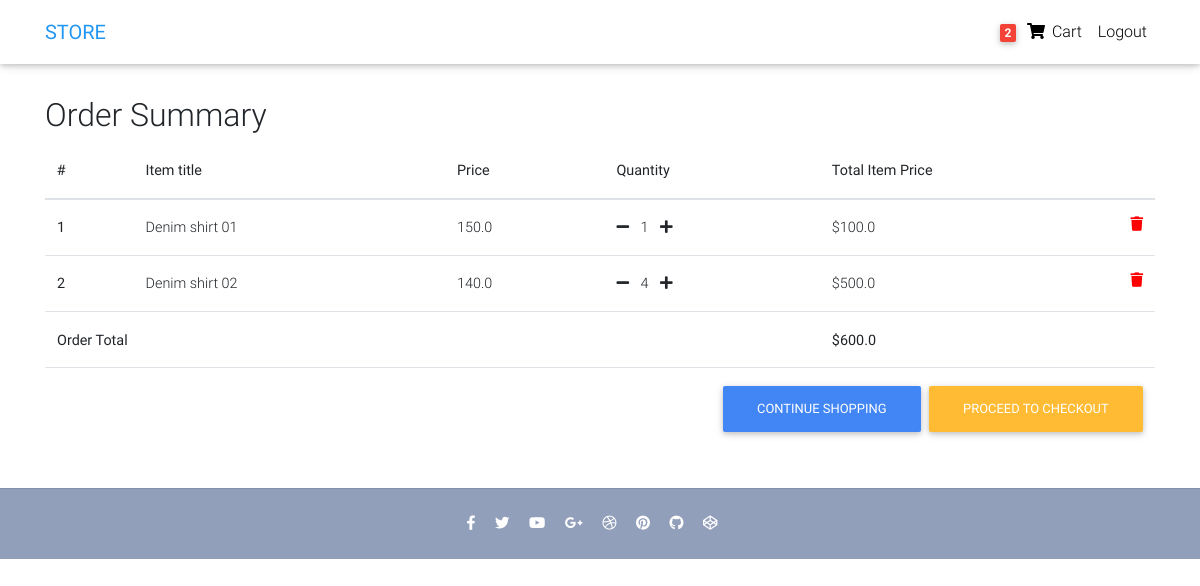
/order-summary/ (signed in), run on an earlier commit of the app's database.
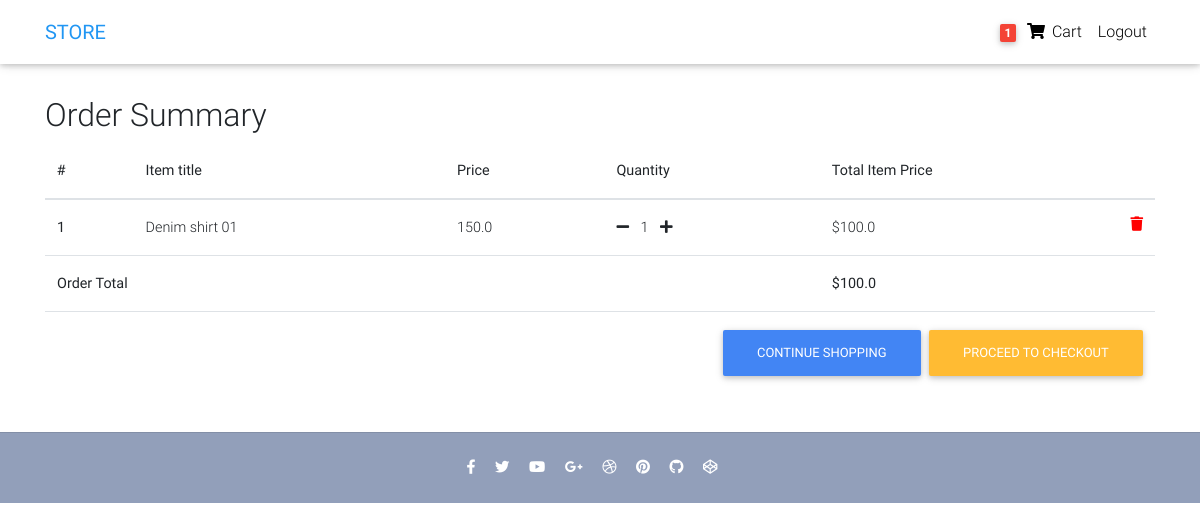
And on a later commit of the database.
### core/models.py (models this page shows, shortened)
class Order(models.Model):
    user = models.ForeignKey(settings.AUTH_USER_MODEL,
                             on_delete=models.CASCADE)
    ref_code = models.CharField(max_length=20, blank=True, null=True)
    items = models.ManyToManyField(OrderItem)
    start_date = models.DateTimeField(auto_now_add=True)
    ordered_date = models.DateTimeField()
    ordered = models.BooleanField(default=False)
    billing_address = models.ForeignKey(
        'BillingAddress', on_delete=models.SET_NULL, blank=True, null=True)
    def get_total(self):
        total = 0
        for order_item in self.items.all():
            total += order_item.get_final_price()
        return total

class OrderItem(models.Model):
    user = models.ForeignKey(settings.AUTH_USER_MODEL,
                             on_delete=models.CASCADE)
    ordered = models.BooleanField(default=False)
    item = models.ForeignKey(Item, on_delete=models.CASCADE)
    quantity = models.IntegerField(default=1)
    def get_total_discount_item_price(self):
        return self.quantity * self.item.discount_price
    def get_final_price(self):
        if self.item.discount_price:
            return self.get_total_discount_item_price()
        return self.get_total_item_price()

class Item(models.Model):
    title = models.CharField(max_length=100)
    price = models.FloatField()
    discount_price = models.FloatField(blank=True, null=True)
    slug = models.SlugField()
    description = models.TextField()

### core/views.py (the view)
# urls.py: path('order-summary/', OrderSummaryView.as_view(), name='order-summary'),
class OrderSummaryView(LoginRequiredMixin, View):
    def get(self, *args, **kwargs):
        try:
            order = Order.objects.get(user=self.request.user, ordered=False)
            context = {
                'object': order
            }
            return render(self.request, 'order_summary.html', context)
        except ObjectDoesNotExist:
            messages.error(self.request, "You do not have an active order")
            return redirect("/")

### core/templatetags/cart_template_tags.py (called while the page is built)
@register.filter
def cart_item_count(user):
    if user.is_authenticated:
        qs = Order.objects.filter(user=user, ordered=False)
        if qs.exists():
            return qs [0].items.count()
    return 0

### templates/order_summary.html (shortened to what this page needs)
{% extends "base.html" %}
{% block content %}
  <main>
    <div class="container">
    <div class="table-responsive text-nowrap">
    <h2>Order Summary</h2>
    <table class="table">
        <thead>
        <tr>
            <th scope="col">#</th>
            <th scope="col">Item title</th>
            <th scope="col">Price</th>
            <th scope="col">Quantity</th>
            <th scope="col">Total Item Price</th>
        </tr>
        </thead>
        <tbody>
        {% for order_item in object.items.all %}
        <tr>
            <th scope="row">{{ forloop.counter }}</th>
            <td>{{ order_item.item.title }}</td>
            <td>{{ order_item.item.price }}</td>
            <td>
                <a href="{% url 'core:remove-single-item-from-cart' order_item.item.slug %}"><i class="fas fa-minus mr-2"></i></a>
                {{ order_item.quantity }}
                <a href="{% url 'core:add-to-cart' order_item.item.slug %}"><i class="fas fa-plus ml-2"></i></a>
            </td>
            <td>
            {% if order_item.item.discount_price %}
                ${{ order_item.get_total_discount_item_price }}
            {% else %}
                ${{ order_item.get_total_item_price }}
            {% endif %}
            <a style='color: red;' href="{% url 'core:remove-from-cart' order_item.item.slug %}">
                <i class="fas fa-trash float-right"></i>
            </a>
            </td>
        </tr>
        {% endfor %}
        {% if object.get_total %}
        <tr>
            <td colspan="4"><b>Order Total</b></td>
            <td><b>${{ object.get_total }}</b></td>
        </tr>
        <tr>
            <td colspan="5">
            <a class='btn btn-warning float-right ml-2' href='/checkout/'>Proceed to checkout</a>
            <a class='btn btn-primary float-right' href='/'>Continue shopping</a>
            </td>
        </tr>
        {% endif %}
        </tbody>
    </table>
    </div>
    </div>
  </main>
{% endblock content %}

### templates/base.html (shortened to what this page needs)
{% load static %}
<!DOCTYPE html>
<html lang="en">
<head>
  <link rel="stylesheet" href="https://use.fontawesome.com/releases/v5.8.1/css/all.css">
  <link href="{% static 'css/bootstrap.min.css' %}" rel="stylesheet">
  <link href="{% static 'css/mdb.min.css' %}" rel="stylesheet">
  <link href="{% static 'css/style.min.css' %}" rel="stylesheet">
</head>
{% include "navbar.html" %}
<body>
    <div class="mt-5 pt-4">
    </div>
    {% block content %}
    {% endblock content %}
    {% include "footer.html" %}
</body>
</html>

### templates/navbar.html (shortened to what this page needs)
# {% load cart_template_tags %}
<nav class="navbar fixed-top navbar-expand-lg navbar-light white scrolling-navbar">
    <div class="container">
      <a class="navbar-brand waves-effect" href="/">
        <strong class="blue-text">STORE</strong>
      </a>
      <div class="collapse navbar-collapse" id="navbarSupportedContent">
        <ul class="navbar-nav nav-flex-icons" >
          {% if request.user.is_authenticated %}
          <li class="nav-item">
            <a href="{% url 'core:order-summary' %}" class="nav-link waves-effect">
              <span class="badge red z-depth-1 mr-1"> {{ request.user|cart_item_count }} </span>
              <i class="fas fa-shopping-cart"></i>
              <span class="clearfix d-none d-sm-inline-block" > Cart </span>
            </a>
          </li>
          <li class="nav-item">
            <a class="nav-link waves-effect" href="{% url 'account_logout'%}">
              <span class="clearfix d-none d-sm-inline-block" > Logout </span>
            </a>
          </li>
          {% endif %}
        </ul>
      </div>
    </div>
  </nav>

### templates/footer.html
<footer class="page-footer text-center font-small mt-4 wow fadeIn">
    <hr class="my-4">
    <div class="pb-4">
      <a href="" target="_blank">
        <i class="fab fa-facebook-f mr-3"></i>
      </a>
      <a href="" target="_blank">
        <i class="fab fa-twitter mr-3"></i>
      </a>
      <a href="" target="_blank">
        <i class="fab fa-youtube mr-3"></i>
      </a>
      <a href="" target="_blank">
        <i class="fab fa-google-plus-g mr-3"></i>
      </a>
      <a href="" target="_blank">
        <i class="fab fa-dribbble mr-3"></i>
      </a>
      <a href="" target="_blank">
        <i class="fab fa-pinterest mr-3"></i>
      </a>
      <a href="" target="_blank">
        <i class="fab fa-github mr-3"></i>
      </a>
      <a href="" target="_blank">
        <i class="fab fa-codepen mr-3"></i>
      </a>
    </div>
  </footer>

### templates/scripts.html (shortened to what this page needs)
{% load static %}

### templates/base.html (style rules this page uses)
html, body, header, .carousel { height: 60vh; }

What changed in the data, as far as the page shows it:
no longer on this page (row edited): OrderItem: item "Denim shirt 02", item.price "140.0", quantity "4", get_total_discount_item_price "500.0"
computed for Order: get_total "600.0" → "100.0"
Also different on the page:
{{ request.user|cart_item_count }}: "2" → "1"
